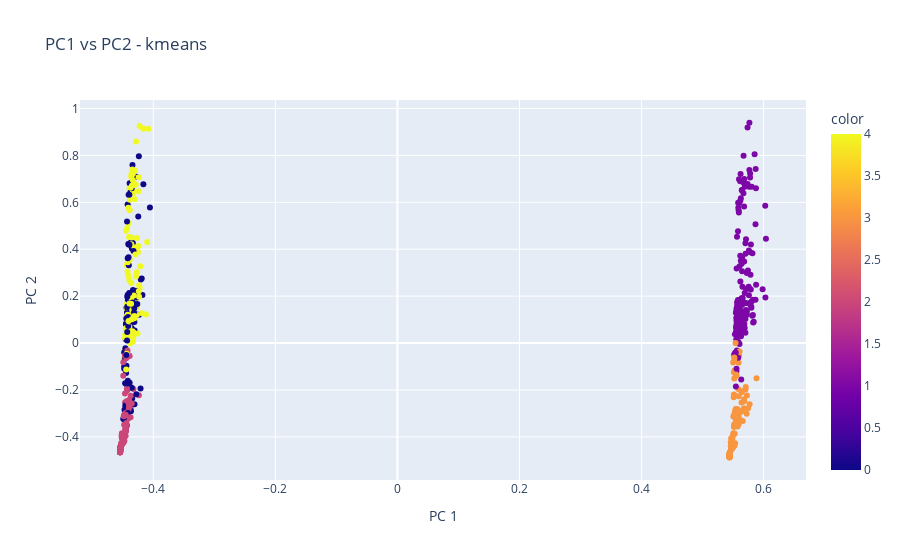

The notebook cell saved with this chart:
### Markdown cell above
## PCA chart

### Code cell
X = data_new

pca = PCA(n_components=2)
components = pca.fit_transform(X)


fig = px.scatter(
    components, x=0, y=1, color=y_km,
    title=f'PC1 vs PC2 - kmeans',
    labels={'0': 'PC 1', '1': 'PC 2'}
)

fig.show()

### Figure 1 — Plotly figure (JSON) as saved in the notebook; plotly's stock layout.template omitted (floating-point values rounded to 4 significant figures; data arrays with more than 128 entries replaced by an {"elided": "..."} marker saying what was removed)
{"data": [{"hovertemplate": "PC 1=%{x}<br>PC 2=%{y}<br>color=%{marker.color}<extra></extra>", "legendgroup": "", "marker": {"color": {"elided": "747 int values"}, "coloraxis": "coloraxis", "symbol": "circle"}, "mode": "markers", "name": "", "orientation": "v", "showlegend": false, "type": "scatter", "x": {"elided": "747 float values"}, "xaxis": "x", "y": {"elided": "747 float values"}, "yaxis": "y"}], "layout": {"autosize": true, "coloraxis": {"colorbar": {"title": {"text": "color"}}, "colorscale": [[0, "#0d0887"], [0.1111, "#46039f"], [0.2222, "#7201a8"], [0.3333, "#9c179e"], [0.4444, "#bd3786"], [0.5556, "#d8576b"], [0.6667, "#ed7953"], [0.7778, "#fb9f3a"], [0.8889, "#fdca26"], [1, "#f0f921"]]}, "legend": {"tracegroupgap": 0}, "title": {"text": "PC1 vs PC2 - kmeans"}, "xaxis": {"anchor": "y", "autorange": true, "domain": [0, 1], "range": [-0.5194, 0.6687], "title": {"text": "PC 1"}, "type": "linear"}, "yaxis": {"anchor": "x", "autorange": true, "domain": [0, 1], "range": [-0.6043, 1.057], "title": {"text": "PC 2"}, "type": "linear"}}}
